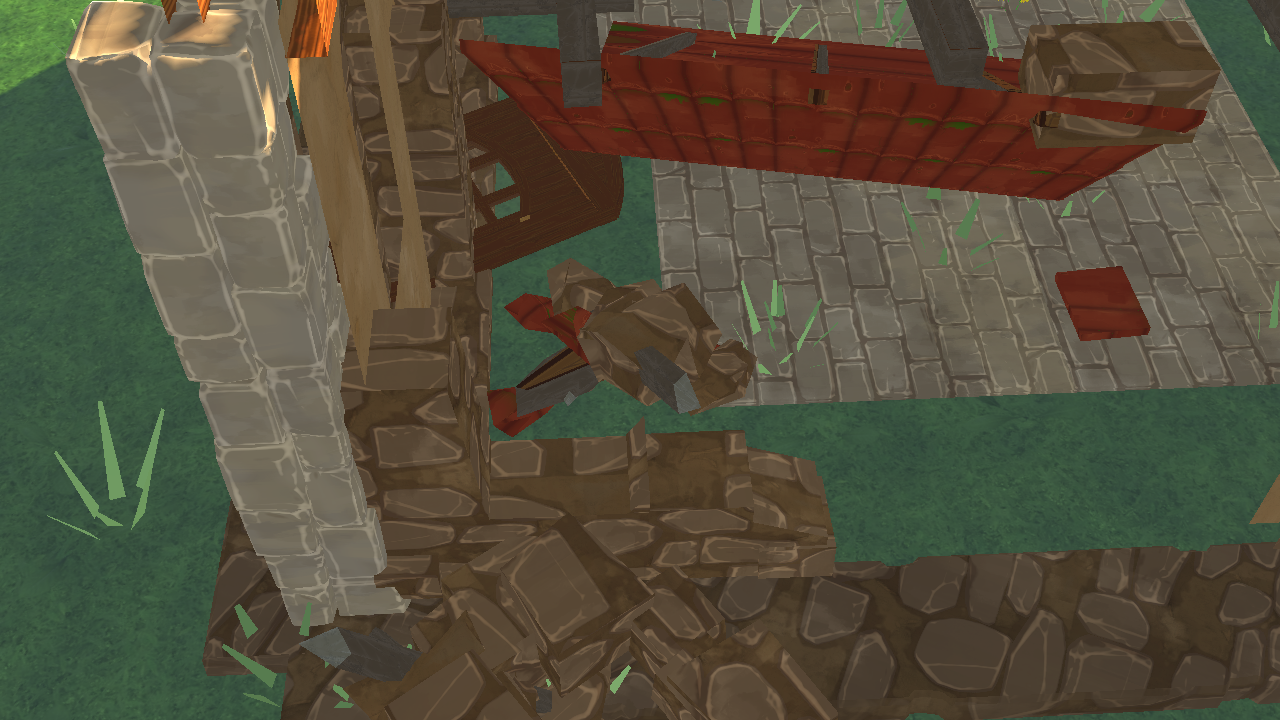
#> input picture evidence/world_v2/v2_3_r2b3/preuves_lead/apres_r2b3/debris_a_proche.png, 1280 x 720 px, given in place of 01_composition.png, which was not available
$ python compose_ab.py apres_r2b3 apres_r2b3/debris_b_proche.png apres_r2b3/debris_b_proche.png
#> lines starting #> are read from the running program, lines starting #| are printed output that depends on the picture; pictures that were not available may be replaced by others from this repository, and a replacement may not be noted
#!/usr/bin/env python3
"""Montage A/B R2B.2 → R2B.3, à caméra STRICTEMENT identique.

Le montage n'est une preuve que si les deux panneaux viennent du même plan de
caméra. Cet outil ne se contente donc pas de coller deux images : il lit les
DEUX manifestes, compare `from`, `look` et `fov` champ par champ, et **refuse**
au premier écart. Un A/B dont les caméras ont bougé compare deux mondes, pas
deux états.

Il refuse aussi deux panneaux de tailles différentes — même raison, mesurée en
R2B.2 : un redimensionnement silencieux fabrique une différence visuelle qui
n'est pas dans le jeu.

Usage :
    python3 compose_ab.py <dir_avant> <dir_apres> <dir_sortie>
"""

import json
import os
import sys

from PIL import Image, ImageDraw

BANDE = 26          # hauteur de l'étiquette
MARGE = 8


def plans(dossier):
#> called with dossier = 'apres_r2b3'
    with open(os.path.join(dossier, "manifest.json"), encoding="utf-8") as h:
#> (reads evidence/world_v2/v2_3_r2a/grotte/r2a358_candidat/manifest.json from the repository)
        d = json.load(h)
    return {s["name"]: s for s in d["shots"]}, d


def main():
    if len(sys.argv) != 4:
        sys.stderr.write(__doc__)
        return 2
    d_av, d_ap, d_out = sys.argv[1:4]
    p_av, m_av = plans(d_av)
    p_ap, m_ap = plans(d_ap)
    os.makedirs(d_out, exist_ok=True)

    communs = sorted(set(p_av) & set(p_ap))
    if not communs:
        sys.stderr.write("ECHEC : aucun plan commun aux deux manifestes\n")
        return 1
    manquants = sorted((set(p_av) | set(p_ap)) - set(p_av) & set(p_ap))
    if manquants:
        print("plans présents d'un seul côté, ignorés : %s" % ", ".join(manquants))

    ecarts = []
    for nom in communs:
        a, b = p_av[nom], p_ap[nom]
        for champ in ("from", "look", "fov"):
            if a[champ] != b[champ]:
                ecarts.append("%s.%s : %r != %r" % (nom, champ, a[champ], b[champ]))
    if ecarts:
        sys.stderr.write("ECHEC : les caméras ont bougé — l'A/B ne prouve rien\n")
        for e in ecarts:
            sys.stderr.write("  %s\n" % e)
        return 1
    print("caméras : %d/%d identiques champ par champ" % (len(communs), len(communs)))
    print("AVANT commit %s (dirty=%s) | APRÈS commit %s (dirty=%s)" % (
        m_av.get("commit", "?")[:10], m_av.get("repo_dirty"),
        m_ap.get("commit", "?")[:10], m_ap.get("repo_dirty")))

    for nom in communs:
        ia = Image.open(os.path.join(d_av, "%s.png" % nom)).convert("RGB")
        ib = Image.open(os.path.join(d_ap, "%s.png" % nom)).convert("RGB")
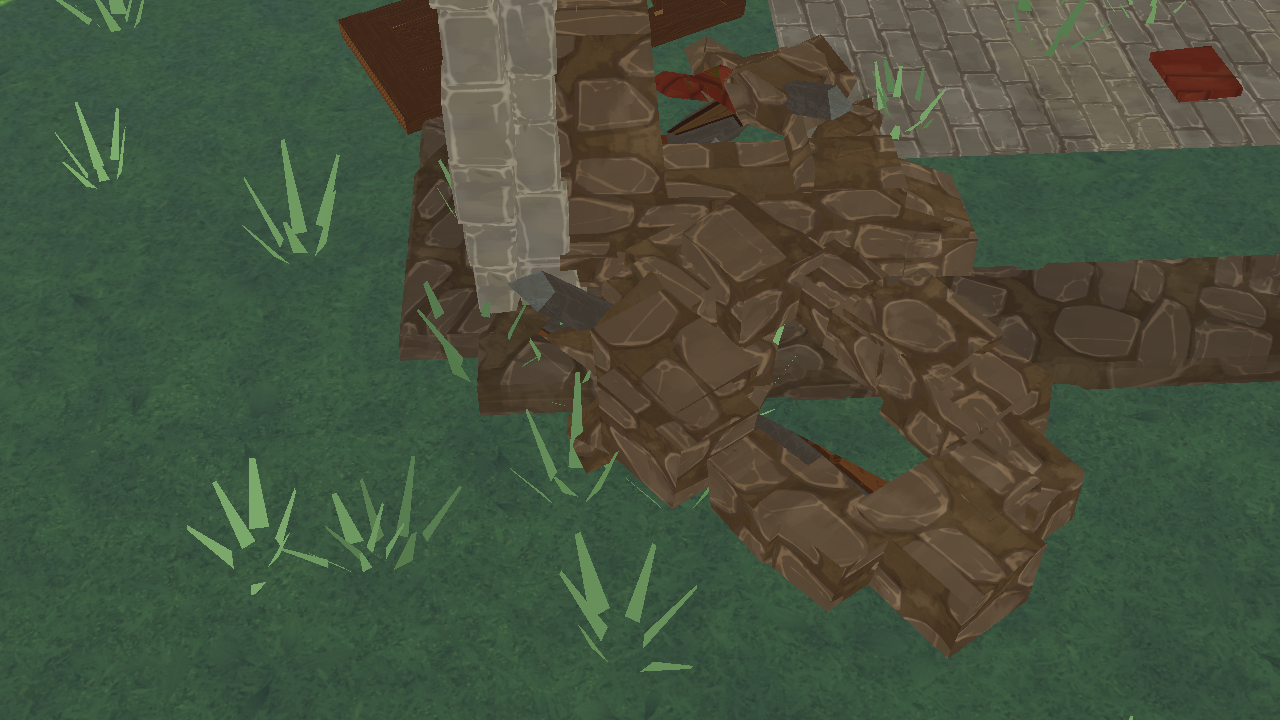
#> input picture evidence/world_v2/v2_3_r2b3/preuves_lead/apres_r2b3/debris_b_proche.png, 1280 x 720 px, given in place of 01_composition.png, which was not available
        if ia.size != ib.size:
            sys.stderr.write("ECHEC : %s — tailles %s vs %s\n" % (nom, ia.size, ib.size))
            return 1
        w, h = ia.size
#> w = 1280; h = 720
        out = Image.new("RGB", (w * 2 + MARGE, h + BANDE), (18, 18, 20))
        out.paste(ia, (0, BANDE))
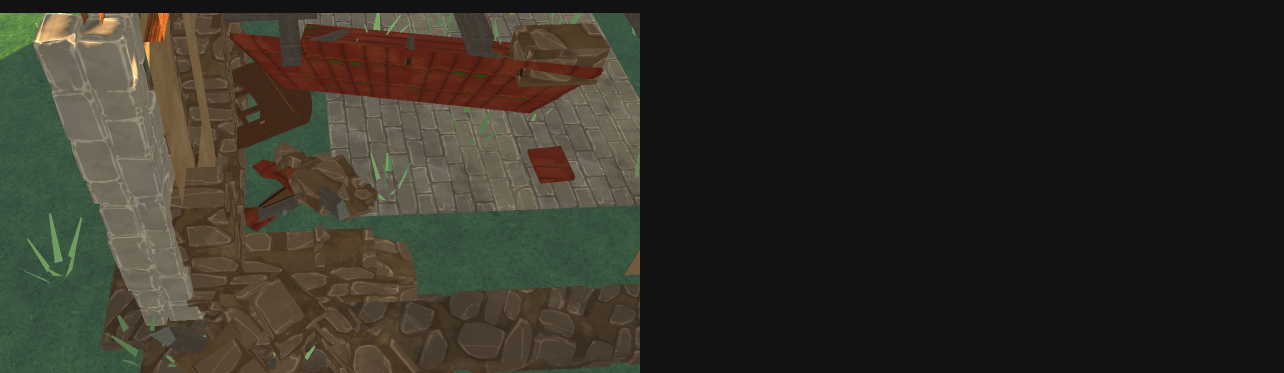
#> out: PIL image 2568x746 RGB (shown at 1/2 size); mean R, G, B 50.3, 47.6, 39.8
        out.paste(ib, (w + MARGE, BANDE))
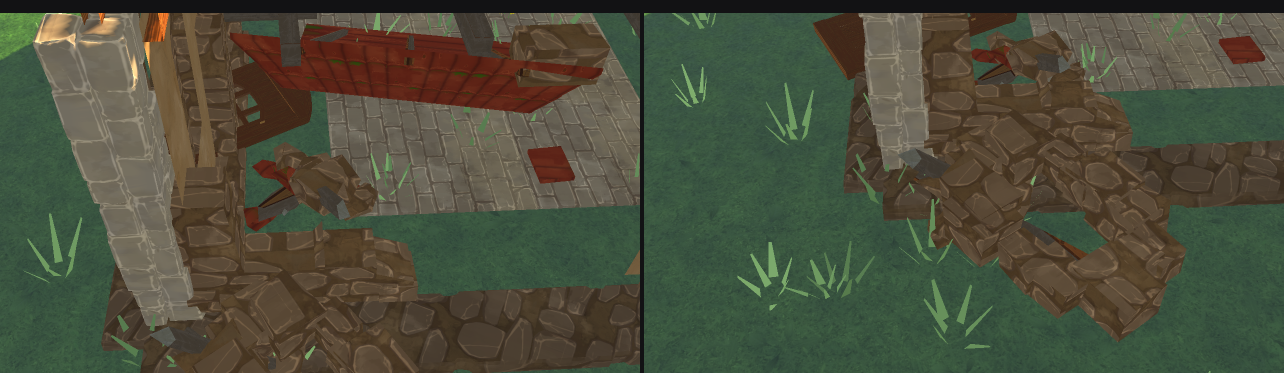
#> out: PIL image 2568x746 RGB (shown at 1/2 size); mean R, G, B 75.9, 78.3, 59.9
        d = ImageDraw.Draw(out)
        d.text((6, 7), "R2B.2  —  %s" % nom, fill=(215, 215, 215))
        d.text((w + MARGE + 6, 7), "R2B.3  —  %s" % nom, fill=(215, 215, 215))
        chemin = os.path.join(d_out, "ab_%s.png" % nom)
        out.save(chemin)
        print("  %s" % chemin)
    return 0


if __name__ == "__main__":
#> (the run stopped early here; a loop or call above may not have finished)
